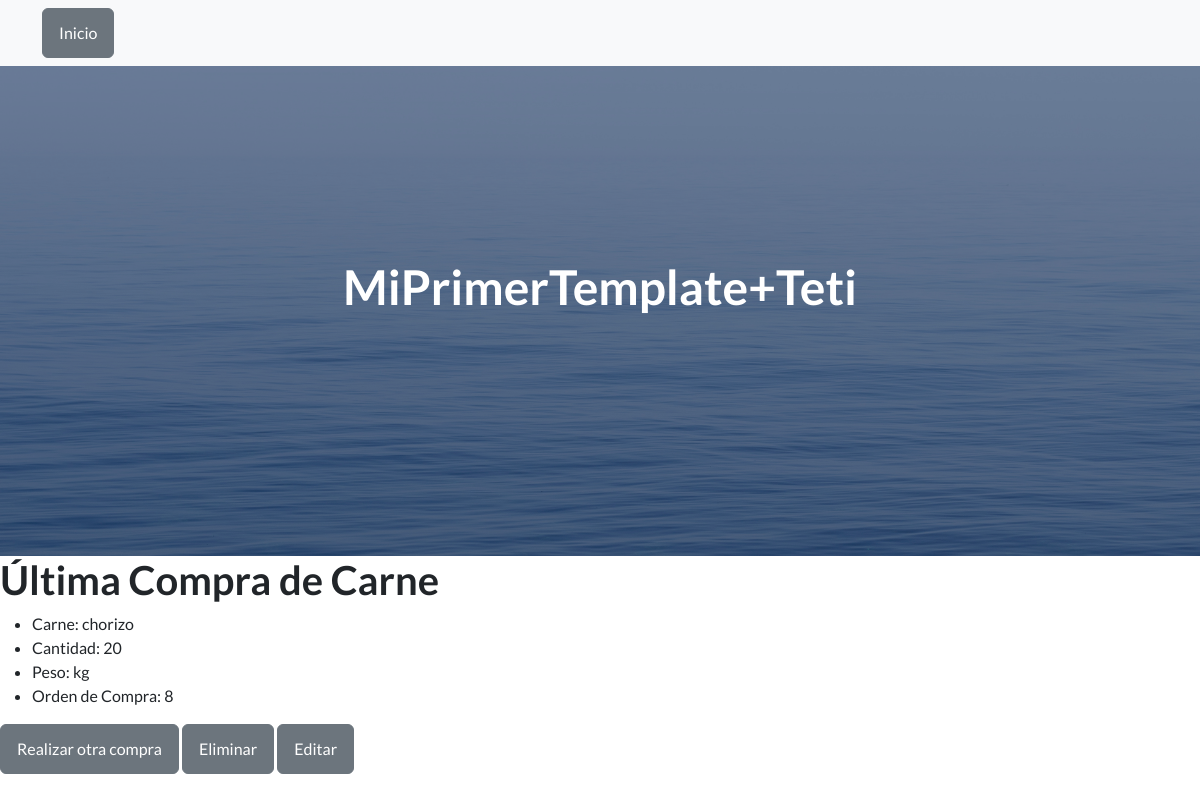
Page /app1/leer_carne/ on the earlier database version.
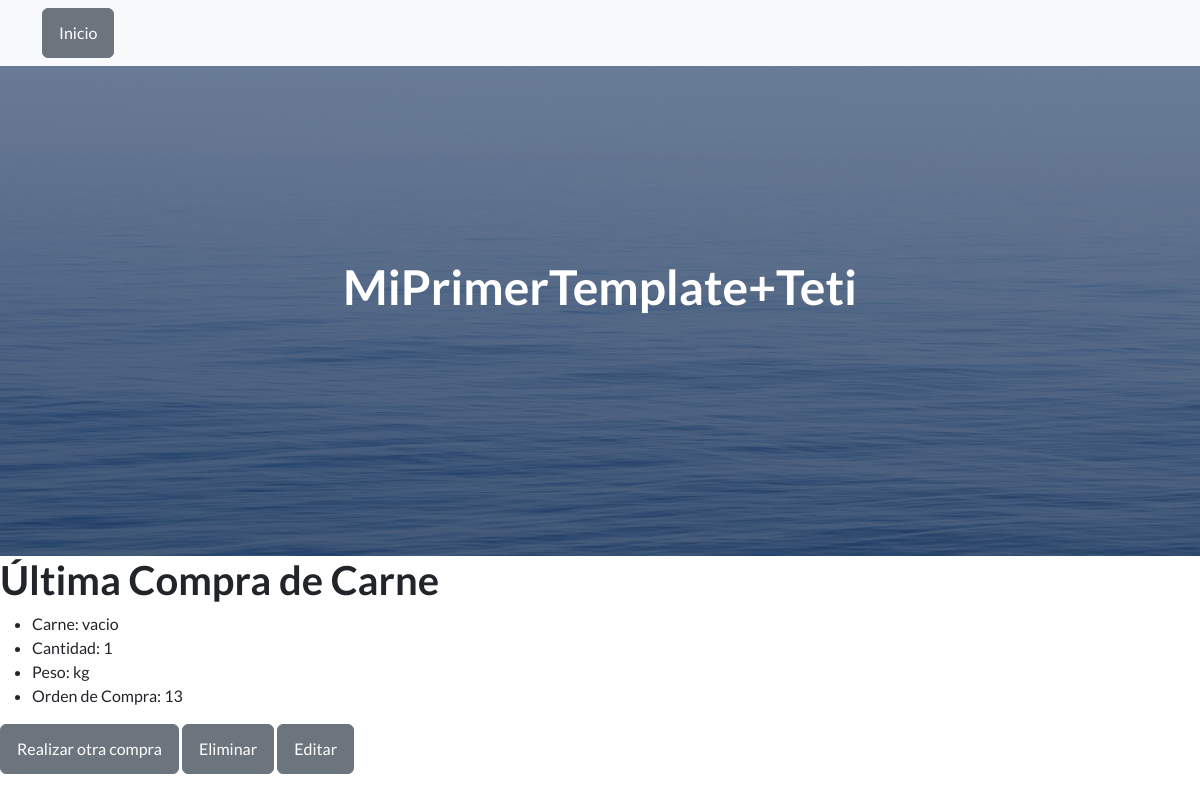
Same page on the later database version.
### app1/models.py (models this page shows, shortened)
class Carniceria(models.Model):
    id = models.AutoField(primary_key=True)
    carne = models.CharField(max_length=100)
    cantidad = models.IntegerField()
    peso = models.CharField(max_length=100, default="0.0")

### app1/views.py (the view)
# urls.py: path('leer_carne/', views.leer_carne, name='leer_carne'),
def leer_carne(request):
    compra_carne = Carniceria.objects.last()  # Obtiene el último registro
    return render(request, 'leer_carne.html', {'compra_carne': compra_carne})

### Template/leer_carne.html (shortened to what this page needs)
{% extends 'index.html' %}
{% block content %}
<!DOCTYPE html>
<html>
<head>
</head>
<body>
    <h1>Última Compra de Carne</h1>
    <ul>
        <li>Carne: {{ compra_carne.carne }}</li>
        <li>Cantidad: {{ compra_carne.cantidad }}</li>
        <li>Peso: {{ compra_carne.peso }}</li>
        <li>Orden de Compra: {{ compra_carne.id }}</li>
    </ul>
    <a href="{% url 'app1:carniceria' %}" class="btn btn-secondary">Realizar otra compra</a>
    <a href="{% url 'app1:eliminar_carne' compra_carne.id %}" class="btn btn-secondary">Eliminar</a>
    <a href="{% url 'app1:editar_carne' compra_carne.id %}" class="btn btn-secondary">Editar</a>
</body>
</html>
{% endblock %}

Differences in the rows shown:
no longer on this page (row unchanged): Carniceria: carne "chorizo", cantidad "20", peso "kg", id "8"
added Carniceria: carne "vacio", cantidad "1", peso "kg", id "13"
